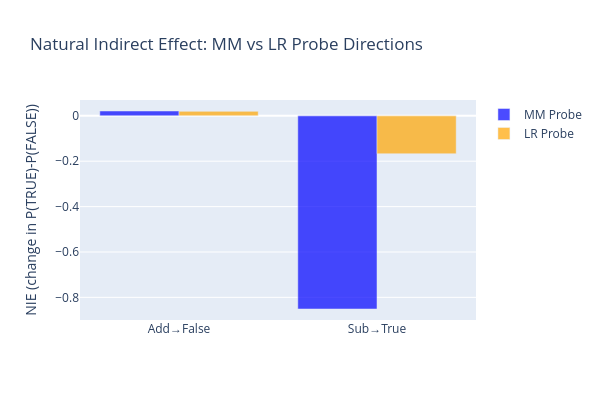

Notebook source saved alongside this figure:
### Markdown cell above
### Comparing MM vs. LR interventions

Now let's repeat the intervention experiment using the LR probe's direction instead of the MM direction. We'll scale both directions the same way and compare the Natural Indirect Effects (NIEs).

As a reminder, the NIE for "add" on false statements = P_diff(add) - P_diff(none). A higher NIE means the direction is more causally implicated. Run the code below to see how the two probe types compare.

### Code cell
# Train LR probe on same data
lr_combined = LRProbe.from_data(combined_acts, combined_labels)
lr_direction = lr_combined.direction.detach()
lr_direction_hat = lr_direction / lr_direction.norm()
lr_proj_diff = ((true_mean - false_mean).float().cpu() @ lr_direction_hat.float()).item()
lr_scaled_direction = lr_proj_diff * lr_direction_hat

# Run intervention for LR direction
lr_results = {}
for intervention_type in ["none", "add", "subtract"]:
    for subset in ["true", "false"]:
        mask = sp_eval_labels == (1 if subset == "true" else 0)
        subset_stmts = [s for s, m in zip(sp_eval_stmts, mask.tolist()) if m]
        p_diffs = intervention_experiment(
            subset_stmts,
            model,
            tokenizer,
            lr_scaled_direction,
            FEW_SHOT_PROMPT,
            TRUE_ID,
            FALSE_ID,
            intervene_layer_list,
            intervention=intervention_type,
        )
        lr_results[(intervention_type, subset)] = p_diffs.mean().item()

# Compute NIEs
mm_nie_false = results_intervention[("add", "false")] - results_intervention[("none", "false")]
mm_nie_true = results_intervention[("subtract", "true")] - results_intervention[("none", "true")]
lr_nie_false = lr_results[("add", "false")] - lr_results[("none", "false")]
lr_nie_true = lr_results[("subtract", "true")] - lr_results[("none", "true")]

nie_df = pd.DataFrame(
    {
        "Probe": ["MM", "MM", "LR", "LR"],
        "Intervention": ["Add to false", "Subtract from true", "Add to false", "Subtract from true"],
        "NIE": [f"{mm_nie_false:.4f}", f"{mm_nie_true:.4f}", f"{lr_nie_false:.4f}", f"{lr_nie_true:.4f}"],
    }
)
print("Natural Indirect Effects (NIE):")
display(nie_df)

# Side-by-side bar chart
fig = go.Figure()
fig.add_trace(
    go.Bar(
        name="MM Probe",
        x=["Add→False", "Sub→True"],
        y=[mm_nie_false, mm_nie_true],
        marker_color="blue",
        opacity=0.7,
    )
)
fig.add_trace(
    go.Bar(
        name="LR Probe",
        x=["Add→False", "Sub→True"],
        y=[lr_nie_false, lr_nie_true],
        marker_color="orange",
        opacity=0.7,
    )
)
fig.update_layout(
    title="Natural Indirect Effect: MM vs LR Probe Directions",
    yaxis_title="NIE (change in P(TRUE)-P(FALSE))",
    barmode="group",
    height=400,
    width=600,
)
fig.show()

### Figure 1 — Plotly figure (JSON) as saved in the notebook; plotly's stock layout.template omitted (floating-point values rounded to 4 significant figures)
{"data": [{"marker": {"color": "blue"}, "name": "MM Probe", "opacity": 0.7, "type": "bar", "x": ["Add→False", "Sub→True"], "y": [0.02126, -0.8512]}, {"marker": {"color": "orange"}, "name": "LR Probe", "opacity": 0.7, "type": "bar", "x": ["Add→False", "Sub→True"], "y": [0.01972, -0.1671]}], "layout": {"barmode": "group", "height": 400, "title": {"text": "Natural Indirect Effect: MM vs LR Probe Directions"}, "width": 600, "yaxis": {"title": {"text": "NIE (change in P(TRUE)-P(FALSE))"}}}}
